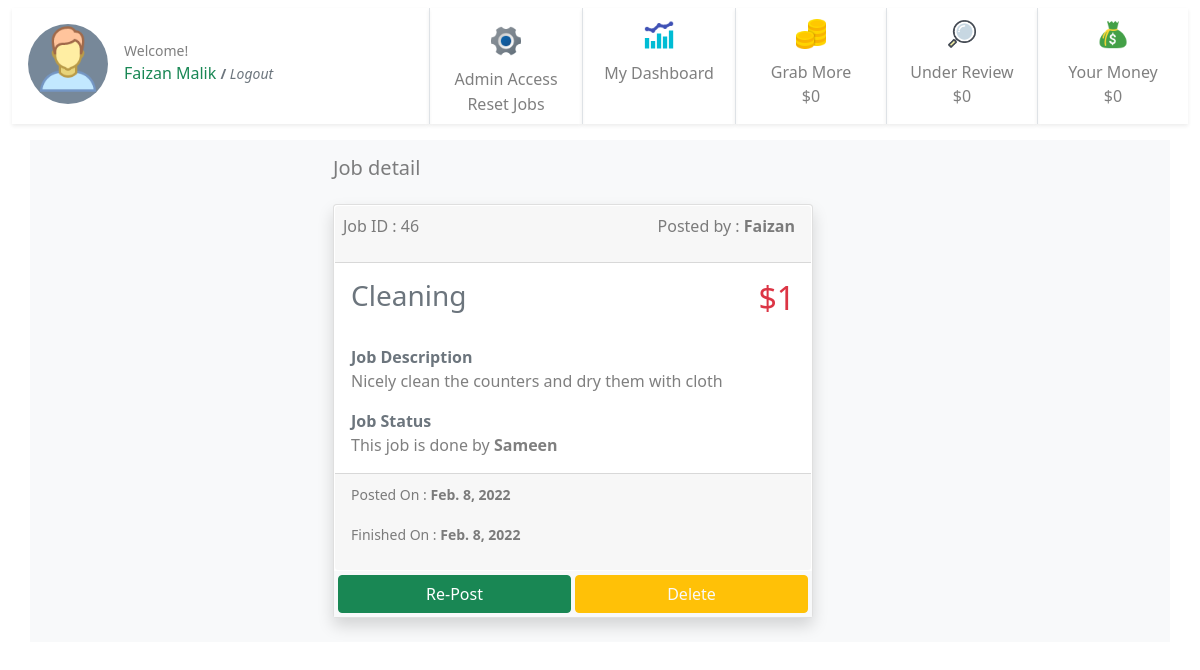
/46/ (signed in), run on an earlier commit of the app's database.
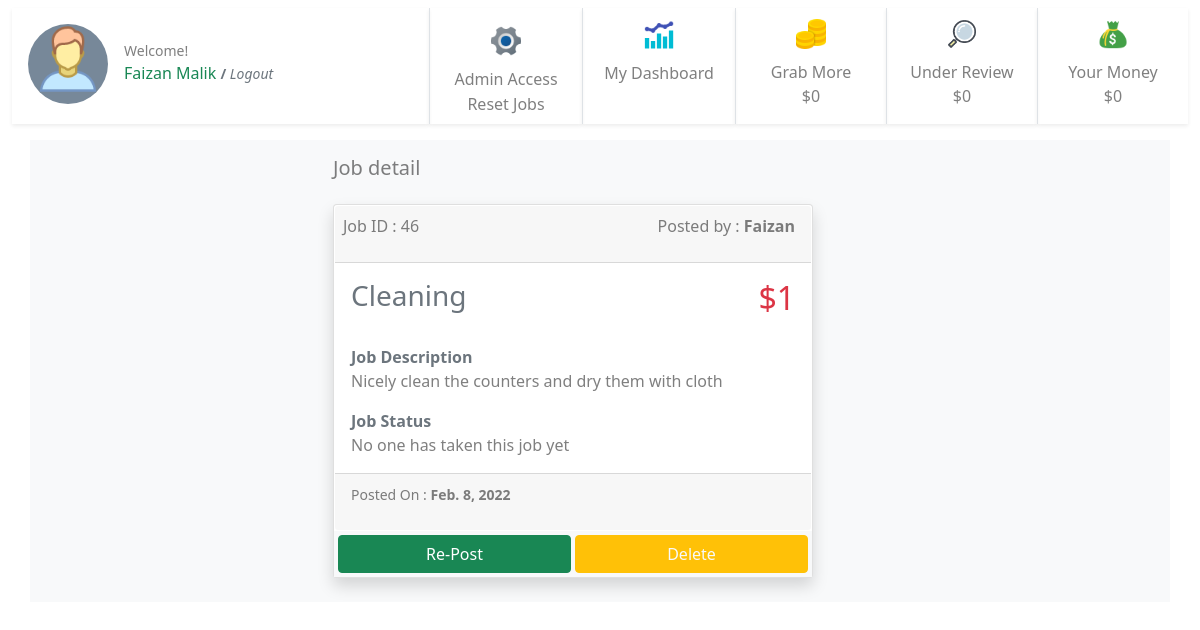
And on a later commit of the database.
### jobs/models.py (models this page shows, shortened)
class JobPost(models.Model):
    job_title = models.CharField(max_length=200)
    publish_date = models.DateTimeField('date published', auto_now_add=True)
    job_is_template = models.BooleanField(default=False)
    job_detail = models.CharField(max_length=200)
    job_price = models.IntegerField(default=0)
    job_taken = models.BooleanField(default=False)
    job_under_review = models.BooleanField(default=False)
    job_passed_review = models.BooleanField(default=False)
    job_taken_date = models.DateTimeField('date job taken', null=True, blank=True)
    job_done = models.BooleanField(default=False)
    job_done_date = models.DateTimeField('date job completed', null=True, blank=True)
    job_taker = models.ForeignKey(User, on_delete=models.CASCADE, null=True, blank=True, related_name='job_user')
    job_creator = models.ForeignKey(User, on_delete=models.CASCADE, null=True, blank=True, related_name='job_author')
    job_rejected_by_admin = models.BooleanField(default=False)
    job_expired = models.BooleanField(default=False)
    job_paid = models.BooleanField(default=False)
    job_payment_id = models.ForeignKey(Payments, on_delete=models.CASCADE, null=True, blank=True, related_name='job_payment_id')

### jobs/views.py (the view)
# urls.py: path('<int:pk>/', views.detail, name='detail'),
@login_required
def detail(request, pk):
    print(pk)
    detail = get_object_or_404(JobPost, pk=pk)
    template = loader.get_template('jobs/detail.html')
    if request.user == 'AnonymousUser':
        usr = "None"
    else:
        usr = request.user
    context = {
    'detail': detail,
    'user': usr,
     }
    return HttpResponse(template.render(context, request))

### jobs/templates/jobs/detail.html (shortened to what the changed rows need)
{% extends "jobs/base.html" %} {% block user %} {{user.first_name}} {{user.last_name}} {% endblock user %} {% block detail %} {% load static %}
<div class="container bg-light">
    {% if detail %}
    <div class="row justify-content-center">
        <div class="col-6 ">
            <h5 class="py-3 text-start text-black-50">Job detail</h5>
            <div class="card mb-4 shadow rounded" style="width: 30rem;">
                <a class="btn p-0" href="../" style="width: 100%;">
                    <div class="card-body p-0">
                        <div class="card-header d-flex ps-2 m-0 bg-gray  justify-content-between text-black-50">
                            Job ID : {{detail.id}}
                            <p class="text-black-50 ">Posted by : <strong>{{detail.job_creator.first_name}}</strong> </p>
                        </div>
                        <div class="d-flex justify-content-between">
                            <h3 class="card-title pb-1 p-3 text-secondary">{{ detail.job_title }}</h3>
                            <h2 class="text-danger pb-1 p-3">${{detail.job_price}}</h2>
                        </div>
                        <div class="py-0 p-3 text-start">
                            <strong class="text-secondary">Job Description</strong>
                            <p class="text-black-50">{{detail.job_detail}}</p>
                            <strong class="text-secondary">Job Status</strong> {% if detail.job_done %}
                            <p class="text-black-50">This job is done by <strong>{{detail.job_taker.first_name}}</strong> </p>
                            {% elif detail.job_taken %}
                            <p class="text-black-50">This job is taken by <strong>{{detail.job_taker.first_name}}</strong> </p>
                            {% else %}
                            <p class="text-black-50">No one has taken this job yet</p>
                            {% endif %}
                        </div>
                    </div>
                    <div class="card-footer bg-gray mt-0 text-black-50 text-start">
                        <p><small class="card-text ">Posted On : <strong> {{detail.publish_date.date}}</strong></small></p>
                        {% if detail.job_done %}
                        <p><small class="card-text">Finished On : <strong>{{detail.job_done_date.date}}</strong></small></p>
                        {% else %}
                        <p></p>
                        {% endif %}
                    </div>
                </a>
                {% if request.user.is_staff %}
                <div class="d-flex justify-content-around bg-light">
                    <a class="btn btn-success align-self-center ms-1 my-1" href="{% url 'jobs:repost_job' detail.id%}" style="width: 50%;">Re-Post</a>
                    <a class="btn btn-warning text-light align-self-center mx-1 my-1" href="{% url 'jobs:delete_job' detail.id%}" style="width: 50%;">Delete</a>
                </div>{% endif %}
            </div>
        </div>
    </div>
    {% else %}
    <div class="card-body">
        <h2 class="card-title">No data available.</h2>
    </div>
    {% endif %}
</div>
{% endblock detail %}

What changed in the data, as far as the page shows it:
changed JobPost "Cleaning": job_done True → False (drawn); job_taker.first_name "Sameen" → (not shown); job_done_date "Feb. 8, 2022" → (not shown)
Also different on the page:
text no longer shown: "This job is done by Finished On :"
text now shown: "No one has taken this job yet"
